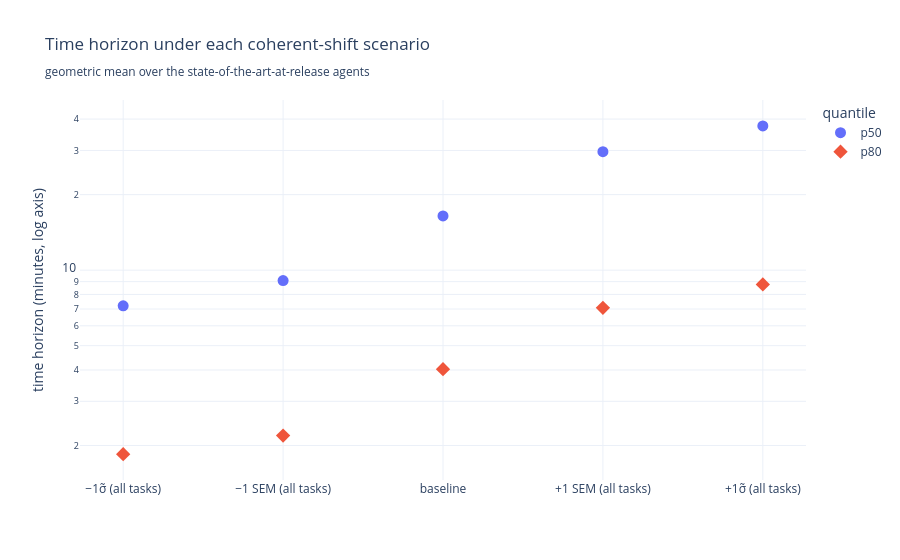

Source (notebook cell):
### Code cell
fig = px.scatter(
    scenario_summary, x="scenario", y="gmean_frontier_horizon_min",
    color="quantile", symbol="quantile", log_y=True,
    category_orders={"scenario": SCENARIO_ORDER},
    title="Time horizon under each coherent-shift scenario<br>"
          "<sub>geometric mean over the state-of-the-art-at-release agents</sub>",
    labels={"gmean_frontier_horizon_min": "time horizon (minutes, log axis)",
            "scenario": ""},
)
fig.update_traces(marker=dict(size=11))
fig.write_image(FIGURES / f"coherent_shift_horizon_levels{SUFFIX}.png", width=900, height=500, scale=2)
show(fig)

### Figure 1 — Plotly figure (JSON) as saved in the notebook; plotly's stock layout.template omitted (floating-point values rounded to 4 significant figures)
{"data": [{"hovertemplate": "quantile=p50<br>=%{x}<br>time horizon (minutes, log axis)=%{y}<extra></extra>", "legendgroup": "p50", "marker": {"color": "#636efa", "size": 11, "symbol": "circle"}, "mode": "markers", "name": "p50", "orientation": "v", "showlegend": true, "type": "scatter", "x": ["baseline", "+1σ̃ (all tasks)", "−1σ̃ (all tasks)", "+1 SEM (all tasks)", "−1 SEM (all tasks)"], "xaxis": "x", "y": [16.45, 37.59, 7.205, 29.67, 9.083], "yaxis": "y"}, {"hovertemplate": "quantile=p80<br>=%{x}<br>time horizon (minutes, log axis)=%{y}<extra></extra>", "legendgroup": "p80", "marker": {"color": "#EF553B", "size": 11, "symbol": "diamond"}, "mode": "markers", "name": "p80", "orientation": "v", "showlegend": true, "type": "scatter", "x": ["baseline", "+1σ̃ (all tasks)", "−1σ̃ (all tasks)", "+1 SEM (all tasks)", "−1 SEM (all tasks)"], "xaxis": "x", "y": [4.031, 8.77, 1.848, 7.074, 2.19], "yaxis": "y"}], "layout": {"legend": {"title": {"text": "quantile"}, "tracegroupgap": 0}, "title": {"text": "Time horizon under each coherent-shift scenario<br><sub>geometric mean over the state-of-the-art-at-release agents</sub>"}, "xaxis": {"anchor": "y", "categoryarray": ["−1σ̃ (all tasks)", "−1 SEM (all tasks)", "baseline", "+1 SEM (all tasks)", "+1σ̃ (all tasks)"], "categoryorder": "array", "domain": [0.0, 1.0], "title": {"text": ""}}, "yaxis": {"anchor": "x", "domain": [0.0, 1.0], "title": {"text": "time horizon (minutes, log axis)"}, "type": "log"}}}
